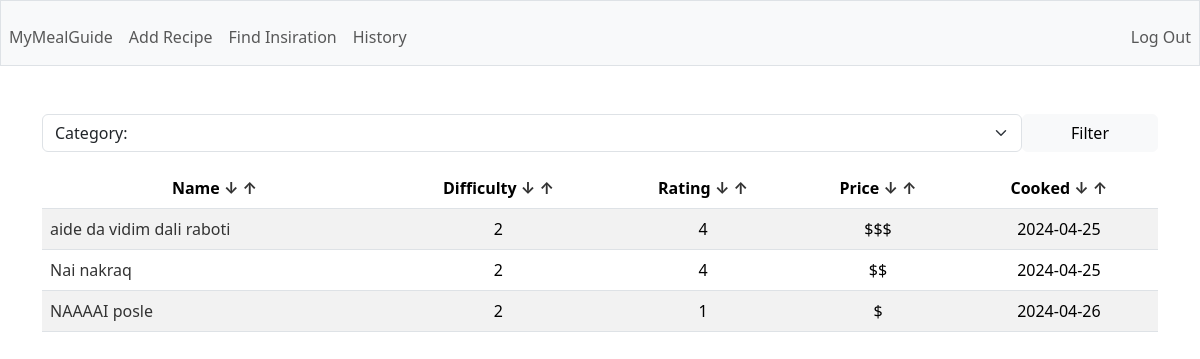
Page / (signed in) on the earlier database version.
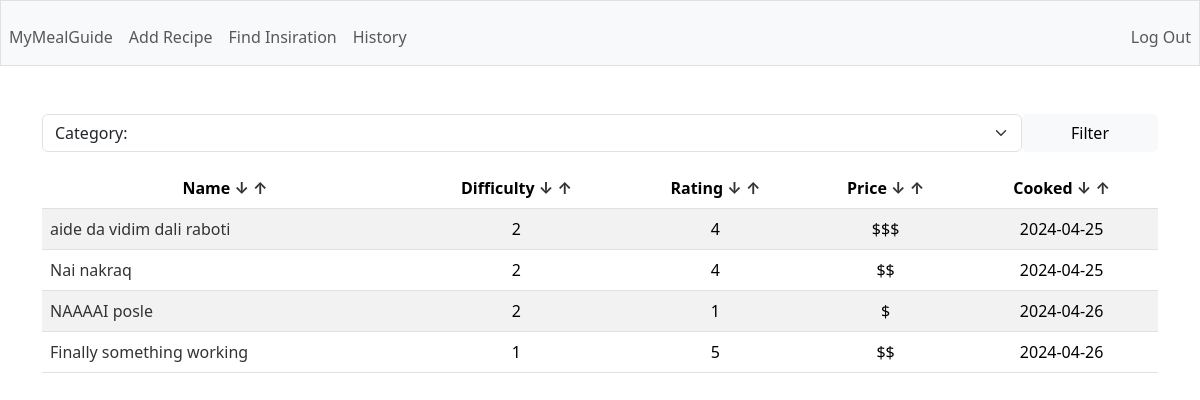
Same page on the later database version.
### tables this page shows
CREATE TABLE recipes (
        id INTEGER PRIMARY KEY AUTOINCREMENT,
        user_id INTEGER,
        name TEXT NOT NULL,
        description TEXT,
        total_time INTEGER,
        category TEXT,
        instructions TEXT,
        difficulty INTEGER,
        rating INTEGER,
        price TEXT,
        last_cooked DATE,
        FOREIGN KEY(user_id) REFERENCES users(id)
    );

### app.py (the view)
@app.route('/')
@login_required
def home():
    category = request.args.get('category')
    if category:
        rows = g.c.execute('SELECT id, name, category, difficulty, rating, price, last_cooked FROM recipes WHERE user_id = ? AND category = ?', (session['user_id'], category)).fetchall()
        return render_template('index.html', rows=rows, columns=COLUMNS, categories=CATEGORIES, category=category.capitalize())
    else:
        rows = g.c.execute('SELECT id, name, category, difficulty, rating, price, last_cooked FROM recipes WHERE user_id = ?', (session['user_id'],)).fetchall()
        return render_template('index.html', rows=rows, columns=COLUMNS, categories=CATEGORIES)

### app.py (called while the page is built)
@app.before_request
def before_request():
    g.db = sqlite3.connect('database.db')
    g.c = g.db.cursor()

@app.teardown_request
def teardown_request(exception):
    db = getattr(g, 'db', None)
    if db is not None:
        db.close()

@app.after_request
def after_request(response):
    response.headers['Cache-Control'] = 'no-cache, no-store, must-revalidate'
    response.headers['Pragma'] = 'no-cache'
    response.headers['Expires'] = '0'
    return response

### helpers.py (called while the page is built)
def login_required(f):
    @wraps(f)
    def decorated_function(*args, **kwargs):
        if session.get('user_id') is None:
            return redirect('/login')
        return f(*args, **kwargs)
    return decorated_function

### templates/index.html (shortened to what this page needs)
{% extends "layout.html" %} {% block title %} Homepage {% endblock %} {% block
main %}
<div class="mb-3">
  <form action="/sort" method="GET" class="d-flex">
    <select
      name="category"
      class="form-select"
      aria-label="Default select example"
    >
      {% if category %}
      <option selected disabled>Category: {{ category }}</option>
      {% else %}
      <option selected disabled>Category:</option>
      {% endif %}
    </select>
    <button class="btn btn-light d-block px-5" type="submit">Filter</button>
  </form>
</div>
<table class="table table-striped">
  <thead>
    <tr>
      {% for c in columns %}
      <th scope="col">
        {{ c.capitalize() }}
        <a href="{{ url_for('sort', column=c, way='ASC')}}">↓</a>
        <a href="{{ url_for('sort', column=c, way='DESC')}}">↑</a>
      </th>
      {% endfor %}
    </tr>
  </thead>
  <tbody>
    {% for row in rows: %}
    <tr>
      <td class="text-start">
        <a href="/recipe/{{ row[0] }}">{{ row[1] }}</a>
      </td>
      <td>{{ row[3] }}</td>
      <td>{{ row[4] }}</td>
      <td>{{ row[5] }}</td>
      <td>{{ row[6] }}</td>
    </tr>
    {% endfor %}
  </tbody>
</table>
{% endblock %}

Differences in the rows shown:
added recipes: name "Finally something working", difficulty "1", rating "5", price "$$", last_cooked "2024-04-26"
